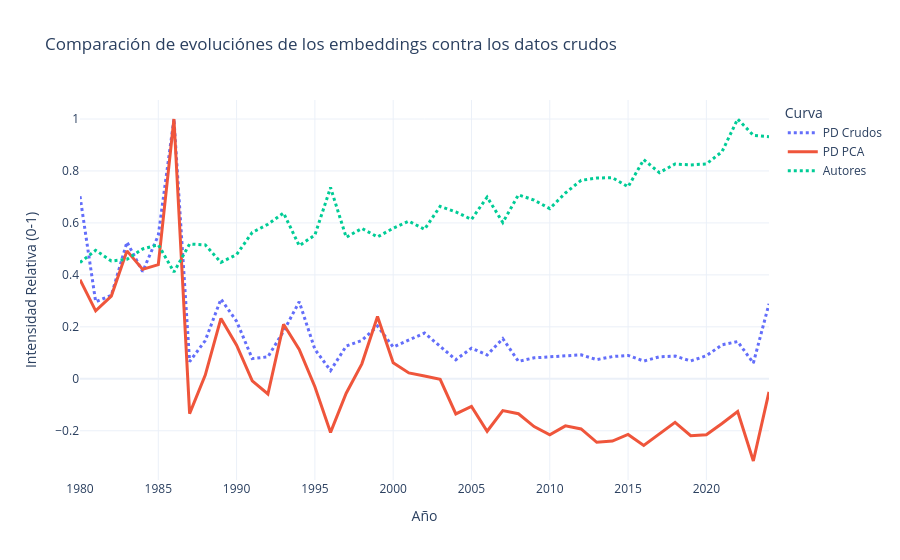

The cell this chart's notebook holds for it:
### Code cell
# Unir las tablas 
# Usamos 'inner' para quedarnos solo con los años que existen en ambos lados
df_comparacion = pd.merge(df_plot, df_flujo, left_on='Year', right_on='year', how='inner')

# Normalización Manual (Escala 0 a 1)
# Para poder comparar directamente las tendencias
#PD es percent of documents

#Por cada atributo definido, se busca al maximo, y a cada valor (fila) es dividido entre ese valor
df_comparacion['PD Crudos'] = df_comparacion['Percent of documents'] / df_comparacion['Percent of documents'].max()
df_comparacion['PD PCA'] = df_comparacion['y_original'] / df_comparacion['y_original'].max()
df_comparacion['Autores'] = df_comparacion['Ave. authorships'] / df_comparacion['Ave. authorships'].max()
# Graficar
fig = px.line(
    df_comparacion, 
    x='Year', 
    y=['PD Crudos', 'PD PCA', 'Autores'], 
    title="Comparación de evoluciónes de los embeddings contra los datos crudos",
    labels={'value': 'Intensidad Relativa (0-1)', 'variable': 'Curva', 'Year': 'Año'},
    template="plotly_white",
    markers=False
)

fig.update_traces(line=dict(width=3)) 
fig.update_traces(patch={"line": {"dash": "dot"}}, selector={"name": "Autores"})
fig.update_traces(patch={"line": {"dash": "dot"}}, selector={"name": "PD Crudos"})
fig.show()

### Figure 1 — Plotly figure (JSON) as saved in the notebook; plotly's stock layout.template omitted (floating-point values rounded to 4 significant figures)
{"data": [{"hovertemplate": "Curva=PD Crudos<br>Año=%{x}<br>Intensidad Relativa (0-1)=%{y}<extra></extra>", "legendgroup": "PD Crudos", "line": {"color": "#636efa", "dash": "dot", "width": 3}, "marker": {"symbol": "circle"}, "mode": "lines", "name": "PD Crudos", "orientation": "v", "showlegend": true, "type": "scatter", "x": [1980, 1981, 1982, 1983, 1984, 1985, 1986, 1987, 1988, 1989, 1990, 1991, 1992, 1993, 1994, 1995, 1996, 1997, 1998, 1999, 2000, 2001, 2002, 2003, 2004, 2005, 2006, 2007, 2008, 2009, 2010, 2011, 2012, 2013, 2014, 2015, 2016, 2017, 2018, 2019, 2020, 2021, 2022, 2023, 2024], "xaxis": "x", "y": [0.7029, 0.2965, 0.3212, 0.5263, 0.4125, 0.5523, 1.0, 0.06608, 0.1472, 0.3068, 0.2214, 0.07767, 0.08443, 0.1832, 0.2965, 0.1135, 0.03167, 0.1257, 0.1477, 0.2029, 0.1221, 0.1485, 0.1761, 0.1247, 0.07341, 0.1179, 0.0917, 0.1543, 0.06715, 0.08064, 0.0853, 0.08948, 0.09213, 0.07385, 0.08548, 0.08999, 0.06811, 0.0845, 0.08744, 0.06871, 0.08851, 0.1308, 0.1432, 0.06038, 0.2887], "yaxis": "y"}, {"hovertemplate": "Curva=PD PCA<br>Año=%{x}<br>Intensidad Relativa (0-1)=%{y}<extra></extra>", "legendgroup": "PD PCA", "line": {"color": "#EF553B", "dash": "solid", "width": 3}, "marker": {"symbol": "circle"}, "mode": "lines", "name": "PD PCA", "orientation": "v", "showlegend": true, "type": "scatter", "x": [1980, 1981, 1982, 1983, 1984, 1985, 1986, 1987, 1988, 1989, 1990, 1991, 1992, 1993, 1994, 1995, 1996, 1997, 1998, 1999, 2000, 2001, 2002, 2003, 2004, 2005, 2006, 2007, 2008, 2009, 2010, 2011, 2012, 2013, 2014, 2015, 2016, 2017, 2018, 2019, 2020, 2021, 2022, 2023, 2024], "xaxis": "x", "y": [0.3812, 0.2617, 0.3185, 0.4924, 0.4213, 0.4396, 1.0, -0.134, 0.01436, 0.2325, 0.129, -0.008299, -0.05854, 0.2098, 0.113, -0.0304, -0.2064, -0.0556, 0.05754, 0.2395, 0.06204, 0.0227, 0.01071, -0.001901, -0.1354, -0.1067, -0.2021, -0.1224, -0.1347, -0.1841, -0.216, -0.1812, -0.1931, -0.2446, -0.2399, -0.2141, -0.2569, -0.212, -0.1675, -0.219, -0.2157, -0.1722, -0.1259, -0.3165, -0.05061], "yaxis": "y"}, {"hovertemplate": "Curva=Autores<br>Año=%{x}<br>Intensidad Relativa (0-1)=%{y}<extra></extra>", "legendgroup": "Autores", "line": {"color": "#00cc96", "dash": "dot", "width": 3}, "marker": {"symbol": "circle"}, "mode": "lines", "name": "Autores", "orientation": "v", "showlegend": true, "type": "scatter", "x": [1980, 1981, 1982, 1983, 1984, 1985, 1986, 1987, 1988, 1989, 1990, 1991, 1992, 1993, 1994, 1995, 1996, 1997, 1998, 1999, 2000, 2001, 2002, 2003, 2004, 2005, 2006, 2007, 2008, 2009, 2010, 2011, 2012, 2013, 2014, 2015, 2016, 2017, 2018, 2019, 2020, 2021, 2022, 2023, 2024], "xaxis": "x", "y": [0.4476, 0.4946, 0.4534, 0.46, 0.4996, 0.516, 0.4108, 0.5189, 0.5153, 0.4483, 0.4781, 0.5634, 0.5948, 0.6384, 0.5122, 0.5534, 0.7362, 0.5445, 0.5788, 0.546, 0.5794, 0.6067, 0.5755, 0.6635, 0.6424, 0.6136, 0.6993, 0.6017, 0.7081, 0.6877, 0.6552, 0.7152, 0.7639, 0.7726, 0.7742, 0.7388, 0.8436, 0.7935, 0.8266, 0.8234, 0.827, 0.8741, 1.0, 0.937, 0.9318], "yaxis": "y"}], "layout": {"legend": {"title": {"text": "Curva"}, "tracegroupgap": 0}, "title": {"text": "Comparación de evoluciónes de los embeddings contra los datos crudos"}, "xaxis": {"anchor": "y", "domain": [0, 1], "title": {"text": "Año"}}, "yaxis": {"anchor": "x", "domain": [0, 1], "title": {"text": "Intensidad Relativa (0-1)"}}}}
